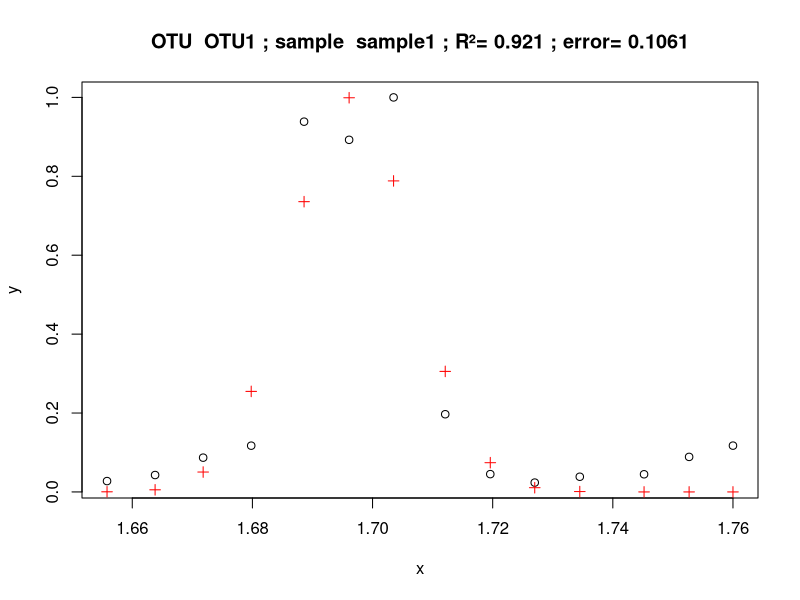
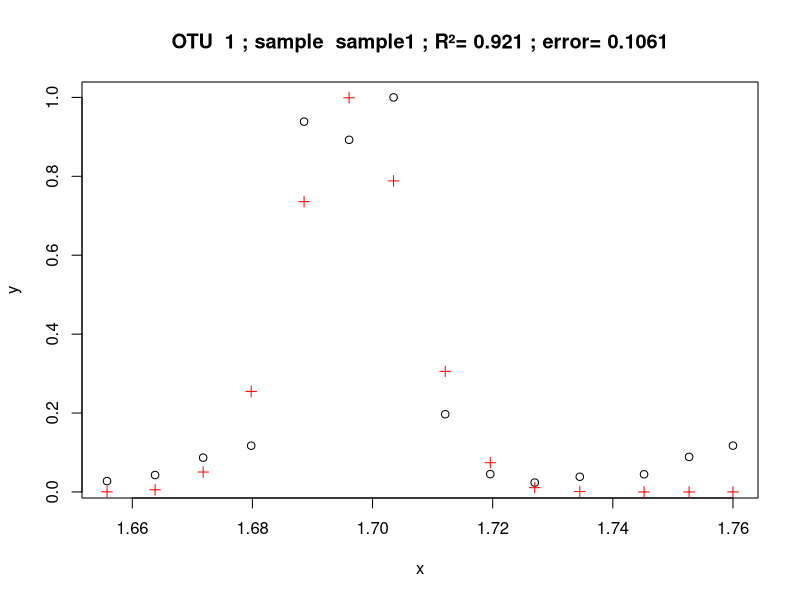
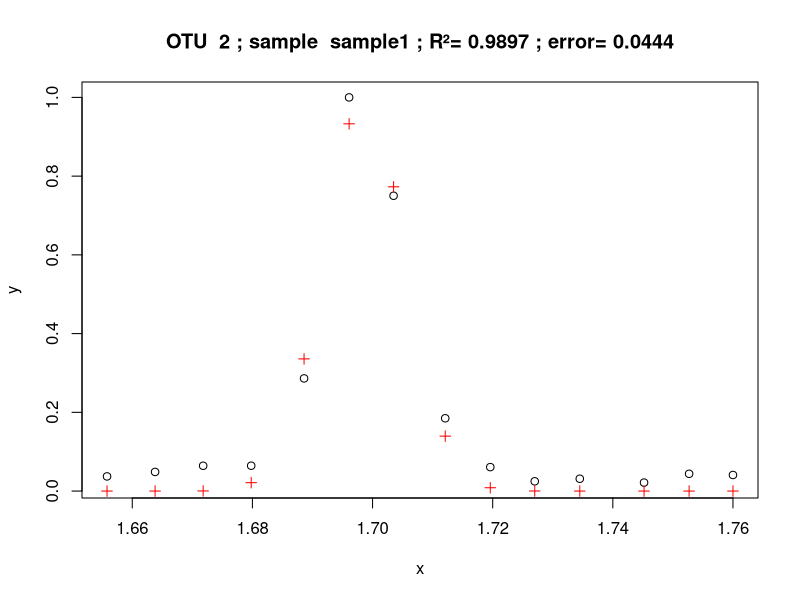
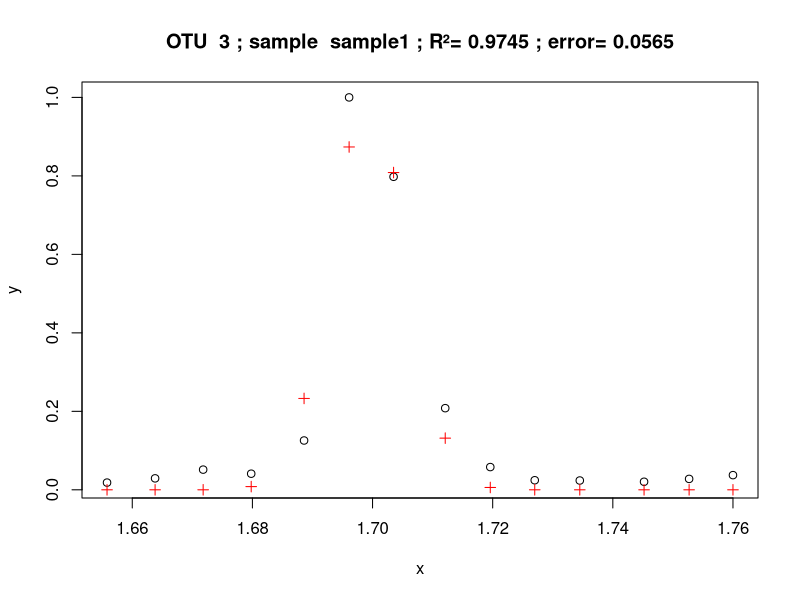

R code for these plots, in order:
# function for qSIP
# performs calculation of average density of OTUs by fitting a nonlinear function
# y = e^-((x-a)^2)/(2*b^2))
# a is the average density of the OTU
# b is the width of the density distribution
# x are densities of the individual fractions of the SIP density gradient
density.qSIP.example <- data.frame(sample1=c(1.7600,1.7527,1.7452,1.7345,1.7270,1.7196,1.7121,1.7035,1.6961,1.6886,1.6798,1.6718,1.6638,1.6558))
# y are relative abundances based on gene copy numbers of the respective OTU in the individual fractions
abundance.qSIP.example <- data.frame(OTU1=c(0.11734270,0.08877948,0.04472409,0.03846455,0.02364541,0.04509810,0.19691188,1.00000000,0.89248736,0.93851400,0.11722801,0.08686277,0.04280901,0.02749255), OTU2=c(0.04085279,0.04390676,0.02153932,0.03129609,0.02480411,0.06086885,0.18491933,0.75019344,1.00000000,0.28620960,0.06442150,0.06428784,0.04863304,0.03725738), OTU3=c(0.03742077,0.02782354,0.02054674,0.02373387,0.02439002,0.05797520,0.20807243,0.79773130,1.00000000,0.12569966,0.04107789,0.05147142,0.02921525,0.01841257))
# function
profile.qSIP.example <- function(sample,OTU) {
  x <- density.qSIP.example[,sample]
  y <- abundance.qSIP.example[,OTU]
  nonlin_mod=nls(y~exp(-((x-a)^2)/(2*b^2)),start=list(a=x[which(y==max(y))],b=0.005), trace=FALSE, control=nls.control(maxiter=50, tol=1e-05, minFactor=1/1024,printEval=TRUE,warnOnly=TRUE))
  nonlin_mod
  plot(x,y,main=paste("OTU ",OTU,"; sample ",sample,"; R²=",round(cor(y,predict(nonlin_mod))^2,4),"; error=",round(sqrt(mean((y-predict(nonlin_mod))^2)),4)))
  points(x,predict(nonlin_mod),col="#FF0000", pch=3)
  summary(nonlin_mod)
  return(list(OTU,sample,cor(y,predict(nonlin_mod))^2, sqrt(mean((y-predict(nonlin_mod))^2)), coef(nonlin_mod)[1],coef(nonlin_mod)[2]))
}

# run for one OTU in one sample
sapply("OTU1",FUN=profile.qSIP.example,sample="sample1")
# run for all OTUs in one sample
# when running large numbers of OTUs, it is recommended to remove or comment the plot() and points() lines in the function
sample1.qSIP.example <- sapply(1:3,FUN=profile.qSIP.example,sample="sample1")
# sample1.qSIP.example contains the following information: 1 = number of OTU, 2 = sample name, 3 = R² of the fit, 4 = error of the fit, 5 = a (density), 6 = b (width of density distribution)




